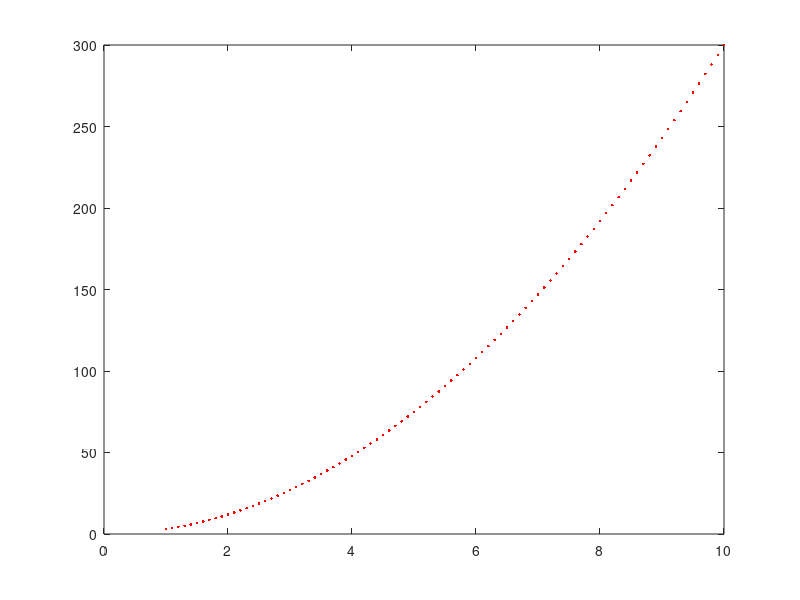

Write MATLAB code to recreate this figure.

% 
% radius = 2.0:0.01:5;
% epsilon = 0.04;
% epsilon_not = 0.04;
% alpha = 1;
% r_not = 8;
% mass = 0.1;
%         
% chargeProduct = -16;
%         
% CBPotential = (epsilon .* (6./(alpha - 6) .* exp(alpha)...
%                     * (1 - radius./r_not) - alpha./(alpha - 6) .* (r_not./radius).^6)...
%                     + chargeProduct./(4.*pi.*epsilon_not.*radius));
%                 
% plot(radius, CBPotential);


RGB = [1 0 0];

x = 1:0.1:10;
y = 3.*x.^2;

plot(x,y,'.','MarkerEdge', RGB);






